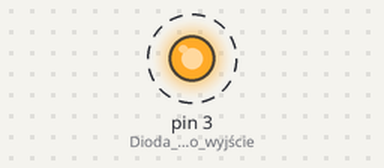
Simulated run of this sketch. Board: Arduino Uno, built with avr-gcc and run on an emulated ATmega328P. Parts: output pins drawn as LEDs (lit = HIGH). Dashed ring = blinking.

Above: at 0.5 s.
Timing chart, 0 to 4.6 s (numbered marks = the images above):
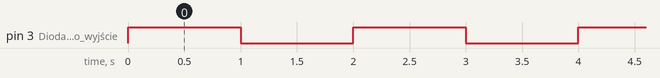

Measured:
- by itself, pin 3 (Dioda_jako_wyjście): alternates HIGH for 1.0 s and LOW for 1.0 s

The sketch:

attiny_test.ino
```cpp
void setup() {
  pinMode(3, OUTPUT); // Dioda jako wyjście.
  digitalWrite(3, LOW); // Wyłączenie diody na start.
}

void loop() {
    digitalWrite(3, HIGH); // Włącz diodę.
    delay(1000);
    digitalWrite(3, LOW); // Wyłącz diodę.
    delay(1000);
  }
```
